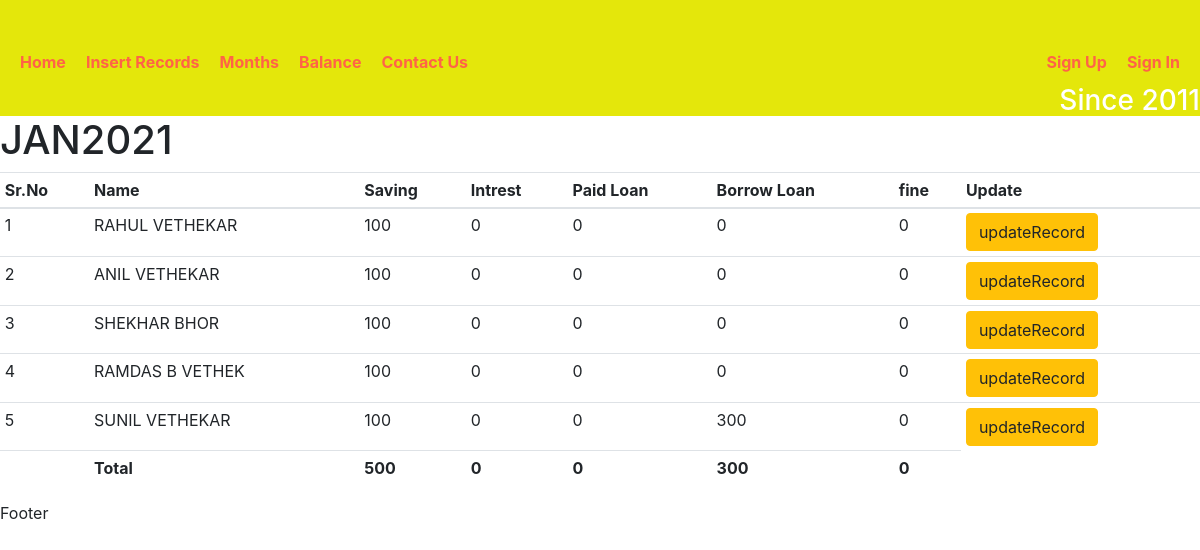
/monthDetails/1, run on the app's committed database.
### record/models.py (models this page shows, shortened)
class MonthName (models.Model):
    month = models.CharField(max_length=10)

class UserDetails(models.Model):
    month = models.ForeignKey(MonthName,on_delete=models.CASCADE)
    username = models.ForeignKey(UserName,on_delete=models.CASCADE)
    saving = models.IntegerField(default=0)
    intrest = models.IntegerField(default=0)
    paidLoan = models.IntegerField(default=0)
    borrowLoan = models.IntegerField(default=0)
    fine = models.IntegerField(default=0)

class UserName(models.Model):
    name = models.CharField(max_length=15)
    mobile = models.CharField(max_length=15)
    def __str__(self):
        return "%s" % (self.name)

### record/views.py (the view)
# urls.py: path('monthDetails/<int:id>',monthDetails,name = 'monthDetails'),
def monthDetails(request,id):
    obj = UserDetails.objects.filter(month_id = id)
    savingSum = UserDetails.objects.filter(month_id = id).aggregate(Sum('saving'))
    intrestSum = UserDetails.objects.filter(month_id = id).aggregate(Sum('intrest'))
    paidLoanSum = UserDetails.objects.filter(month_id = id).aggregate(Sum('paidLoan'))
    borrowLoanSum = UserDetails.objects.filter(month_id = id).aggregate(Sum('borrowLoan'))
    fineSum = UserDetails.objects.filter(month_id = id).aggregate(Sum('fine'))
    mn = MonthName.objects.get(id=id)
    monthName = mn.month
    context = {'allData':obj,'savingSum':savingSum,'intrestSum':intrestSum,'paidLoanSum':paidLoanSum,'borrowLoanSum':borrowLoanSum,'fineSum':fineSum,'monthName':monthName}
    template_name = 'record/userRecords.html'
    return render(request,template_name,context)

### templates/record/userRecords.html (shortened to what this page needs)
{% extends 'record/base.html' %}
{% block content %}
    <h1>{{monthName}}</h1>
        <table class='table table-sm'>
            <tr><th>Sr.No</th>
                <th>Name</th>
                <th>Saving</th>
                <th>Intrest</th>
                <th>Paid Loan</th>
                <th>Borrow Loan</th>
                <th>fine</th>
                <th>Update</th>
                </tr>
<tbody>
                {% for data in allData %}
                <tr>
                    <td>{{forloop.counter}}</td>
                    <td>{{data.username}}</td>
                    <td>{{data.saving}}</td>
                    <td>{{data.intrest}}</td>
                    <td>{{data.paidLoan}}</td>
                    <td>{{data.borrowLoan}}</td>
                    <td>{{data.fine}}</td>
                    <td><a href="{% url 'updateRecord' data.id %}"><button class="btn btn-warning">updateRecord</button></a></td>
                    </tr>
                {% endfor %}
            </tbody>
                <tfoot>
                <tr>
                        <td></td>
                    <td><b>Total</b></td>
                    <td><b>{{savingSum.saving__sum}}<b></td>
                    <td><b>{{intrestSum.intrest__sum}}</b></td>
                    <td><b>{{paidLoanSum.paidLoan__sum}}</b></td>
                    <td><b>{{borrowLoanSum.borrowLoan__sum}}</b></td>
                    <td><b>{{fineSum.fine__sum}}</b></td>
                    </tr>
                    </tfoot>
        </table>
{% endblock %}

### templates/record/base.html (shortened to what this page needs)
<!DOCTYPE html>
<html lang="en">
    {% load static %}
<head>
    <link rel="stylesheet" href="{% static 'record/base.css' %}">
    <link rel="stylesheet" href="https://cdn.jsdelivr.net/npm/bootstrap@4.5.3/dist/css/bootstrap.min.css">
</head>
<body>
    <div id='navbar'>
    <ul id='nav'>
    <li> <a href="{% url 'home' %}">Home</a></li>
   <li> <a href="{% url 'insertRecords' %}">Insert Records</a></li>
   <li> <a href="{% url 'months' %}">Months</a></li>
    <li><a href="{% url 'calculations' %}">Balance</a></li>
    <li> <a href="{% url 'contactus' %}">Contact Us</a></li>
    {% if request.session.username %}
    <li style= 'float: right;'> <a href="{% url 'logout' %}">Sign Out</a></li>
    {% else %}
    <li style= 'float: right;'> <a href="{% url 'login' %}">Sign In</a></li>
    <li style= 'float: right;'> <a href="{% url 'verifyEmail' %}">Sign Up</a></li>
    {% endif %}
    </ul>
    <h3 style="float: right; color:white; margin-left: 800px;">Since 2011</h3>
    </div>
    {% block content %}{% endblock %}
    <p>Footer</p>
</body>
</html>

### static/record/base.css (style rules this page uses)
#nav { list-style-type: none; padding: 10px 10px 10px 10px; }
li { float:left; padding: 10px 10px 10px 10px; }
#navbar { background-color:rgb(228, 231, 11); padding-top: 30px; padding-bottom: 50px; }
li a { text-decoration: none; color:tomato; font-weight: bold; }

### data on the page
MonthName: month "JAN2021"
UserDetails: username "RAHUL VETHEKAR", saving "100", intrest "0", paidLoan "0", borrowLoan "0", fine "0"
UserDetails: username "ANIL VETHEKAR", saving "100", intrest "0", paidLoan "0", borrowLoan "0", fine "0"
UserDetails: username "SHEKHAR BHOR", saving "100", intrest "0", paidLoan "0", borrowLoan "0", fine "0"
UserDetails: username "RAMDAS B VETHEK", saving "100", intrest "0", paidLoan "0", borrowLoan "0", fine "0"
UserDetails: username "SUNIL VETHEKAR", saving "100", intrest "0", paidLoan "0", borrowLoan "300", fine "0"

### other printed values
{{ savingSum.saving__sum }} "500"
{{ intrestSum.intrest__sum }} "0"
{{ paidLoanSum.paidLoan__sum }} "0"
{{ borrowLoanSum.borrowLoan__sum }} "300"
{{ fineSum.fine__sum }} "0"
